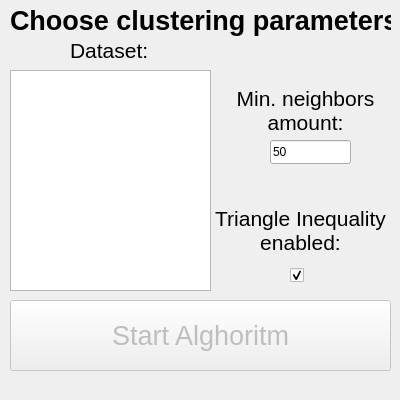
<?xml version="1.0" encoding="UTF-8"?>
<ui version="4.0">
 <class>StartWindow</class>
 <widget class="QMainWindow" name="StartWindow">
  <property name="geometry">
   <rect>
    <x>0</x>
    <y>0</y>
    <width>400</width>
    <height>400</height>
   </rect>
  </property>
  <property name="minimumSize">
   <size>
    <width>400</width>
    <height>400</height>
   </size>
  </property>
  <property name="maximumSize">
   <size>
    <width>400</width>
    <height>400</height>
   </size>
  </property>
  <property name="windowTitle">
   <string>NBC-TI</string>
  </property>
  <widget class="QWidget" name="centralwidget">
   <widget class="QListWidget" name="filesList">
    <property name="geometry">
     <rect>
      <x>10</x>
      <y>70</y>
      <width>201</width>
      <height>221</height>
     </rect>
    </property>
   </widget>
   <widget class="QLabel" name="label">
    <property name="geometry">
     <rect>
      <x>10</x>
      <y>0</y>
      <width>381</width>
      <height>41</height>
     </rect>
    </property>
    <property name="font">
     <font>
      <pointsize>20</pointsize>
      <bold>true</bold>
     </font>
    </property>
    <property name="text">
     <string>Choose clustering parameters</string>
    </property>
   </widget>
   <widget class="QLabel" name="label_2">
    <property name="geometry">
     <rect>
      <x>70</x>
      <y>40</y>
      <width>111</width>
      <height>21</height>
     </rect>
    </property>
    <property name="font">
     <font>
      <pointsize>16</pointsize>
     </font>
    </property>
    <property name="text">
     <string>Dataset:</string>
    </property>
   </widget>
   <widget class="QLabel" name="label_3">
    <property name="geometry">
     <rect>
      <x>210</x>
      <y>70</y>
      <width>191</width>
      <height>81</height>
     </rect>
    </property>
    <property name="font">
     <font>
      <pointsize>16</pointsize>
     </font>
    </property>
    <property name="text">
     <string>Min. neighbors amount:</string>
    </property>
    <property name="alignment">
     <set>Qt::AlignCenter</set>
    </property>
    <property name="wordWrap">
     <bool>true</bool>
    </property>
   </widget>
   <widget class="QLineEdit" name="kText">
    <property name="geometry">
     <rect>
      <x>270</x>
      <y>140</y>
      <width>81</width>
      <height>24</height>
     </rect>
    </property>
    <property name="text">
     <string>50</string>
    </property>
    <property name="placeholderText">
     <string>50</string>
    </property>
   </widget>
   <widget class="QCheckBox" name="checkBoxTI">
    <property name="enabled">
     <bool>true</bool>
    </property>
    <property name="geometry">
     <rect>
      <x>290</x>
      <y>260</y>
      <width>30</width>
      <height>30</height>
     </rect>
    </property>
    <property name="minimumSize">
     <size>
      <width>30</width>
      <height>30</height>
     </size>
    </property>
    <property name="text">
     <string/>
    </property>
    <property name="checked">
     <bool>true</bool>
    </property>
   </widget>
   <widget class="QLabel" name="label_4">
    <property name="geometry">
     <rect>
      <x>210</x>
      <y>190</y>
      <width>181</width>
      <height>81</height>
     </rect>
    </property>
    <property name="font">
     <font>
      <pointsize>16</pointsize>
     </font>
    </property>
    <property name="text">
     <string>Triangle Inequality enabled:</string>
    </property>
    <property name="alignment">
     <set>Qt::AlignCenter</set>
    </property>
    <property name="wordWrap">
     <bool>true</bool>
    </property>
   </widget>
   <widget class="QPushButton" name="startButton">
    <property name="enabled">
     <bool>false</bool>
    </property>
    <property name="geometry">
     <rect>
      <x>10</x>
      <y>300</y>
      <width>381</width>
      <height>71</height>
     </rect>
    </property>
    <property name="font">
     <font>
      <pointsize>20</pointsize>
     </font>
    </property>
    <property name="text">
     <string>Start Alghoritm</string>
    </property>
   </widget>
  </widget>
  <widget class="QMenuBar" name="menubar">
   <property name="geometry">
    <rect>
     <x>0</x>
     <y>0</y>
     <width>400</width>
     <height>21</height>
    </rect>
   </property>
  </widget>
 </widget>
 <resources/>
 <connections/>
</ui>
